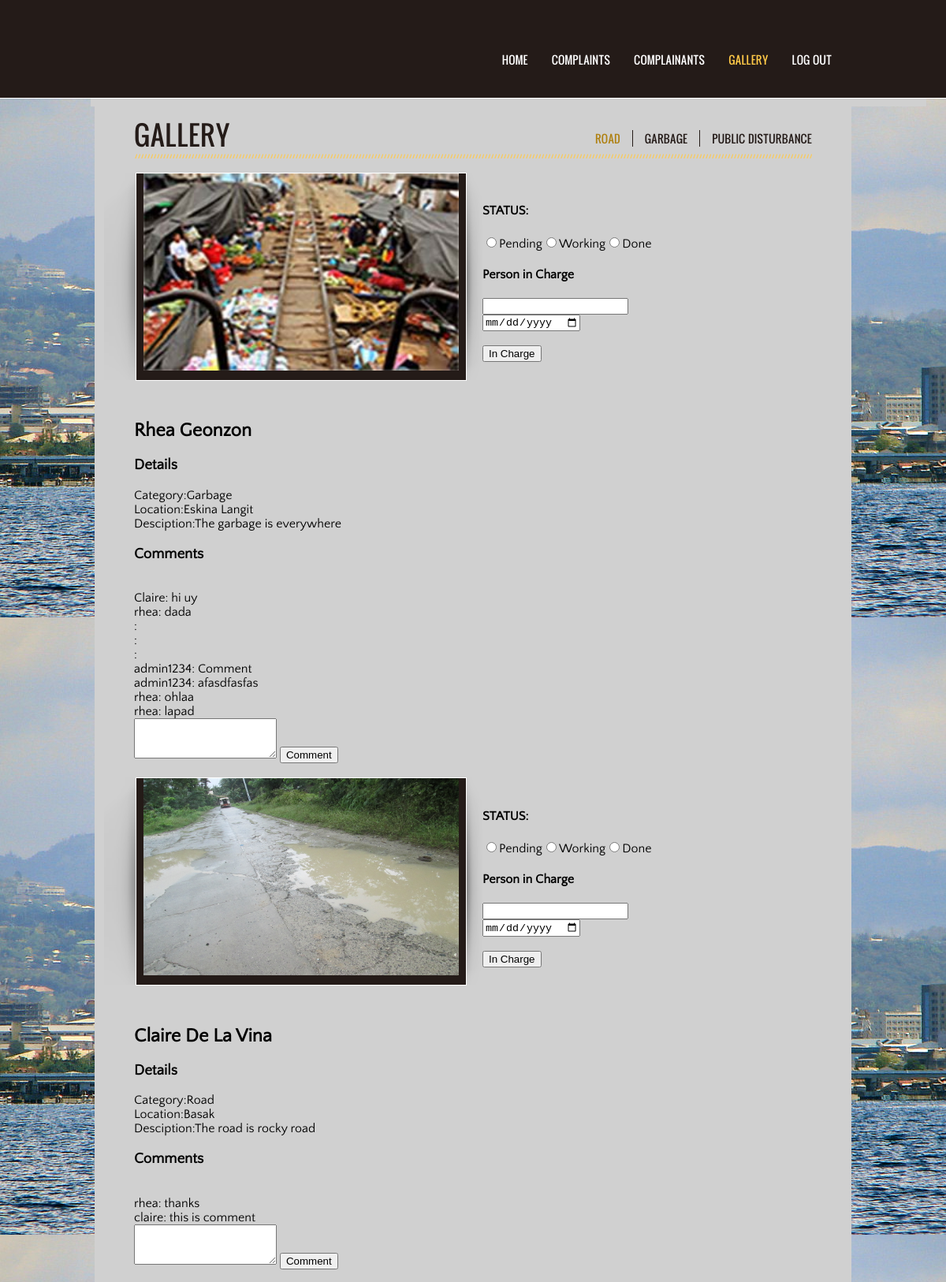
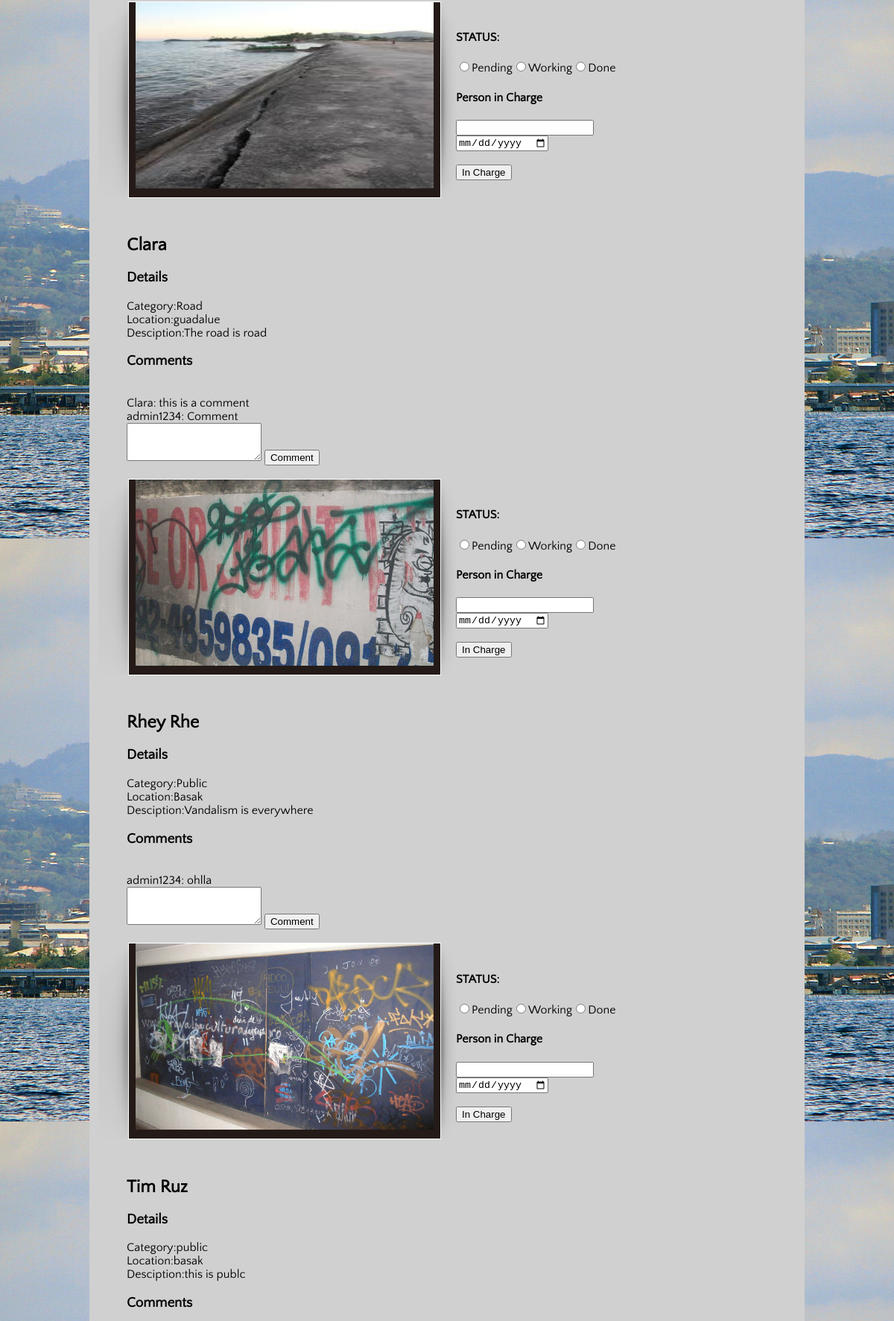
Page /gallery1.php (upper part) on the committed database (2 pictures, top to bottom).
### tables this page shows
CREATE TABLE IF NOT EXISTS `complain` (
  `complainID` int(11) NOT NULL,
  `cname` varchar(50) NOT NULL,
  `email` varchar(50) NOT NULL,
  `contact` varchar(11) NOT NULL,
  `location` varchar(30) NOT NULL,
  `cdate` date NOT NULL,
  `category` varchar(50) NOT NULL,
  `description` varchar(100) NOT NULL,
  `image` varchar(50) NOT NULL
);

CREATE TABLE IF NOT EXISTS `comment` (
  `commentID` int(11) NOT NULL,
  `name` varchar(50) NOT NULL,
  `comments` varchar(100) NOT NULL,
  `complainID` int(11) NOT NULL
);

### gallery1.php (the view, shortened to what this page needs)
<?php
	require_once('db.php');
 ?>
<!DOCTYPE html>
<html>
<head>
	<link rel="stylesheet" href="css/style.css" type="text/css">
</head>
<body1>
	<div id="header">
		<div>
			<ul id="navigation">
				<li>
					<a href="adminhome.php">Home</a>
				</li>
				<li>
					<a href="viewcomplaints.php">Complaints</a>
				</li>
				<li>
					<a href="complainants.php">Complainants</a>
				</li>
				<li class="selected">
					<a href="gallery1.php">Gallery</a>
				</li>
				<li>
					<a href="adminlogin.php">Log Out</a>
				</li>
			</ul>
		</div>
	</div>
	<div id="contents">
		<div>
			<div class="body"  id="gallery">
				<ul class="tabs">
					<li class="selected">
						<a href="road.php">Road </a>
					</li>
					<li>
						<a href="garbage.php">Garbage</a>
					</li>
					<li>
						<a href="public.php">Public Disturbance</a>
					</li>
				</ul>
				<h1>Gallery</h1>
						<?php
                            $query = "SELECT * FROM complain";
                            $select_result = mysqli_query($conn,$query);
                            while($row = mysqli_fetch_assoc($select_result)){
                             	echo '<div style="height: auto"><div class="frame">';
								echo '<img src="./images/uploads/'.$row['image'].'" width="400px" height="250px"></div><br>';
								echo "<h4>STATUS:</h4>";
								echo "<form action='' method='post'	>";
								echo "<input type='radio' name='status' id='status' value='Pending'>Pending";
								echo "<input type='radio' name='status' id='status' value='Working'>Working";
								echo "<input type='radio' name='status' id='status' value='Done'>Done";
								echo "<h4>Person in Charge</h4>";
								echo "<input type='text' name='person' id='person'>";
								echo "<br><input type='date' name='datedone' id='datedone'>";
								echo "<br><br><input type='submit' value='In Charge' name='insert' id='insert'>";
								echo "</form>";
								echo '<br><br><br><h2>'.$row['cname'].'</h2>';
								echo '<div class="details">';
								echo '<h3>Details</h3>';
								echo 'Category:'.$row['category'];
								echo '<br>Location:'.$row['location'];
								echo '<br>Desciption:'.$row['description'];
								echo '<div>';
								echo "<h3>Comments</h3>";
								$query = "SELECT * FROM comment WHERE complainID = ".$row['complainID'];
                            	$result = mysqli_query($conn,$query);
                            		while($rowc = mysqli_fetch_assoc($result)) {
                            			echo "<br> ".$rowc['name'].": ".$rowc['comments'];
                            		}
								 echo "</div>";
								echo "<form action='' method='post'>
								<input type='hidden' value='".$row['complainID']."' name='hidden'/>
								<textarea name='comment' rows='3'> </textarea>
								<input type='submit' name='submitcomment' value='Comment'>
								</form>";
								echo '</div></div>';
                            }
                        ?>
			</div>
		</div>
	</div>
</body>
</html>

### css/style.css (style rules this page uses)
img { border: 0; }
#contents, #contents > div, #contents div.body { background-color: #D0D0D0 ; background-repeat: no-repeat; }
.frame { background: url(../images/frames.png) no-repeat; }
.tabs { float: right; display: inline-block; list-style: none; margin: 20px 0 0; padding: 0; }
.tabs li { float: left; border-left: 1px solid #241b18; margin-left: 15px; padding-left: 15px; }
.tabs li:first-child { border: 0; }
.tabs a { color: #241b18; font-family: "Oswald"; font-size: 14px; text-decoration: none; text-transform: uppercase; }
.tabs a:hover, .tabs li.selected a { color: #af8112; }
#header { background-color: #241b18; height: 88px; border-bottom: 1px solid #fff; padding: 36px 0 0; }
#header > div { width: 940px; margin: 0 auto; padding: 0 10px; text-align: right; }
#navigation { display: inline-block; line-height: 80px; list-style: none; margin: 0; padding: 0; *width: 345px; }
#navigation li { float: left; margin: 0 15px; }
#navigation li:first-child { margin-left: 0; }
#navigation li a { color: #fff; font-family: "Oswald"; font-size: 14px; padding: 15px 0; text-decoration: none; text-transform: uppercase; }
#navigation li a:hover, #navigation li.selected a { color: #ffc947; }
#contents { background-position: -961px top; background-repeat: repeat-y; width: 970px; margin: 0 auto; }
#contents > div { background-position: -1931px bottom; width: 1050px; padding: 0 5px 10px; }
#contents div.body { background-position: 1px top; display: inline-block; width: 1000px; padding: 10px 10px 0; position: absolute; vertical-align: inherit; }
#contents div.body h1 { color: #241b18; font-family: "Oswald"; font-size: 34px; font-weight: normal; margin: 0 0 18px; text-transform: uppercase; }
#contents #gallery { min-height: 900px; width: 860px; padding: 20px 50px 0; }
#gallery h1 { background: url(../images/separator-light.png) repeat-x left bottom; padding: 0 0 6px; }
#gallery .frame { float: left; background-position: 0 0; height: 264px; width: 418px; margin-left: -38px; padding: 1px 21px 0 41px; text-align: center; }
#gallery .details { margin: 0 0 18px; }

### rows in the picture
complain: image (picture), cname "Rhea Geonzon", category "Garbage", location "Eskina Langit", description "The garbage is everywhere"
comment: name "Claire", comments "hi uy"
comment: name "rhea", comments "dada"
comment: name "admin1234", comments "Comment"
comment: name "admin1234", comments "afasdfasfas"
comment: name "rhea", comments "ohlaa"
comment: name "rhea", comments "lapad"
complain: image (picture), cname "Claire De La Vina", category "Road", location "Basak", description "The road is rocky road"
comment: name "rhea", comments "thanks"
comment: name "claire", comments "this is comment"
complain: image (picture), cname "Clara", category "Road", location "guadalue", description "The road is road"
comment: name "Clara", comments "this is a comment"
comment: name "admin1234", comments "Comment"
complain: image (picture), cname "Rhey Rhe", category "Public", location "Basak", description "Vandalism is everywhere"
comment: name "admin1234", comments "ohlla"
complain: image (picture), cname "Tim Ruz", category "public", location "basak", description "this is publc"
